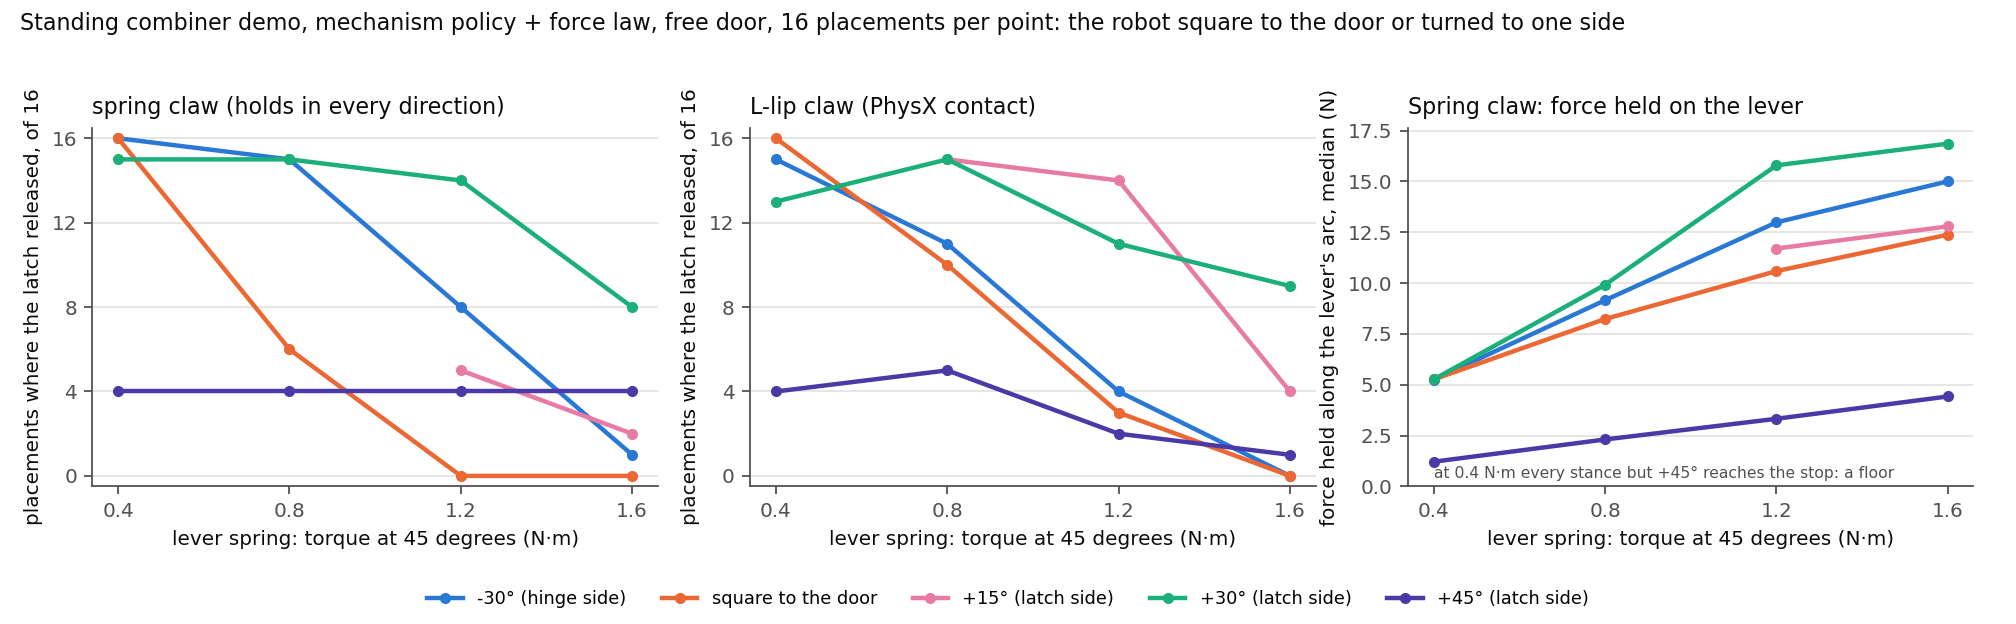

Write the Python code that produced this figure.
"""Where the robot stands against the combiner box: the lever turn from the door's normal and from either side.

Reads the recorded demo runs (`results/week_02/runs/<id>/summary.json`), so it redraws from the record
without a simulator. Week 2 log, 2026-09-25, "Standing to the side of the box".

    python3 results/week_02/figures/combiner_stance_sweep.py     # -> combiner_stance_sweep.png, combiner_stance_door.png
"""
from __future__ import annotations

import json
from pathlib import Path

import matplotlib

matplotlib.use("Agg")
import matplotlib.pyplot as plt  # noqa: E402

HERE = Path(__file__).resolve().parent
RUNS = HERE.parent / "runs"
SERIES = ("#2a78d6", "#eb6834", "#1baf7a", "#4a3aa7", "#e87ba4")
INK, MUTED, GRID = "#0b0b0b", "#52514e", "#e4e3df"
TORQUES = ("0.4", "0.8", "1.2", "1.6")
#: (stance in degrees, run-name tag, colour slot). Positive: the latch side, where the lever's turn draws the
#: handle toward the robot; negative: the hinge side.
STANCES = ((-30, "m30", 0), (0, "p0", 1), (15, "p15", 4), (30, "p30", 2), (45, "p45", 3))
CLAWS = (("spring", "spring claw (holds in every direction)"), ("lips", "L-lip claw (PhysX contact)"))
#: The lever spring (demos/combiner/geometry.py): linear from a rest 15 degrees below the stop, sized by its torque
#: at 45 degrees; the claw's hook on the lever for each claw model (run_demo.py MECH_LEVER_GRASP_*).
REST_DEG, REFERENCE_DEG, STOP_DEG = -15.0, 45.0, 60.0
HOOK_M = {"spring": 0.095, "lips": 0.080}


def run_dir(tag: str, torque: str, claw: str) -> Path | None:
    matches = sorted(RUNS.glob(f"*_st{tag}_lev{torque}_{claw}"))
    return matches[-1] if matches else None


def summary(path: Path) -> dict:
    return json.loads((path / "summary.json").read_text())


def lever_force_n(torque_45: float, handle_deg: float, claw: str) -> float:
    """Force along the lever's arc at the hook that holds the spring at `handle_deg` (the lever's own 0.03 N·m ignored)."""
    angle = min(handle_deg, STOP_DEG)
    return torque_45 * (angle - REST_DEG) / (REFERENCE_DEG - REST_DEG) / HOOK_M[claw]


#: The stiff-door check: lip claw, lever 0.4 N·m, a door closer, by stance. Square is the overbite sweep's runs.
DOOR_STANCES = ((-30, "stm30_door{door}_lips"), (-15, "stm15_door{door}_lips"), (0, "seed1_door{door}_olaw"),
                (15, "stp15_door{door}_lips"), (30, "stp30_door{door}_lips"))
DOORS = ((12, 0), (16, 3))


def door_figure() -> None:
    fig, axes = plt.subplots(1, 3, figsize=(12.6, 3.6))
    for door, slot in DOORS:
        rows = [summary(sorted(RUNS.glob("*_" + pattern.format(door=door)))[-1])["summary"]
                for _, pattern in DOOR_STANCES]
        stances = [stance for stance, _ in DOOR_STANCES]
        style = {"color": SERIES[slot], "lw": 2, "marker": "o", "ms": 4}
        axes[0].plot(stances, [r["successes"] for r in rows], label=f"door closer {door} N·m", **style)
        axes[1].plot(stances, [r["max_door_deg_median"] for r in rows], **style)
        axes[2].plot(stances, [r["claw_lost"] for r in rows], **style)
    for ax, title, label in ((axes[0], "Opened", "placements opened (door past 30 deg), of 16"),
                             (axes[1], "How far the door opened", "largest door angle, median (deg)"),
                             (axes[2], "How often the claw lost the lever", "attempts where the bar left the claw, of 16")):
        ax.set_title(title, fontsize=10, color=INK, loc="left")
        ax.set_ylabel(label)
        ax.set_xlabel("stance (deg): − hinge side, + latch side")
        ax.set_xticks([stance for stance, _ in DOOR_STANCES])
        ax.grid(axis="y", color=GRID, lw=0.8)
    for ax in (axes[0], axes[2]):
        ax.set_ylim(-0.5, 16.5)
        ax.set_yticks((0, 4, 8, 12, 16))
    axes[1].axhline(30.0, color=MUTED, lw=1, ls=":")
    fig.suptitle("Stiff doors by stance: L-lip claw, mechanism policy + force law, lever 0.4 N·m, 16 placements per "
                 "point", fontsize=10, color=INK, x=0.01, ha="left")
    handles, labels = axes[0].get_legend_handles_labels()
    fig.tight_layout(rect=(0, 0.08, 1, 0.95))
    fig.legend(handles, labels, loc="lower center", ncol=len(labels), frameon=False, fontsize=8)
    fig.savefig(HERE / "combiner_stance_door.png", dpi=160)


def main() -> None:
    plt.rcParams.update({"font.size": 9, "axes.edgecolor": MUTED, "axes.labelcolor": INK, "xtick.color": MUTED,
                         "ytick.color": MUTED, "axes.spines.top": False, "axes.spines.right": False})
    fig, axes = plt.subplots(1, 3, figsize=(12.6, 3.9))
    x = [float(t) for t in TORQUES]
    for panel, (claw, title) in enumerate(CLAWS):
        ax = axes[panel]
        for stance, tag, slot in STANCES:
            points = [(float(t), summary(path)["summary"]["latch_released"])
                      for t in TORQUES if (path := run_dir(tag, t, claw))]
            ax.plot(*zip(*points), color=SERIES[slot], lw=2, marker="o", ms=4, label="square to the door" if stance == 0 else f"{stance:+d}° ({'latch' if stance > 0 else 'hinge'} side)")
        ax.set_ylim(-0.5, 16.5)
        ax.set_yticks((0, 4, 8, 12, 16))
        ax.set_ylabel("placements where the latch released, of 16")
        ax.set_title(title, fontsize=10, color=INK, loc="left")
        ax.set_xlabel("lever spring: torque at 45 degrees (N·m)")
        ax.set_xticks(x)
        ax.grid(axis="y", color=GRID, lw=0.8)
    # The force the policy held along the lever's arc: the spring's torque at the angle reached, per attempt.
    ax = axes[2]
    for stance, tag, slot in STANCES:
        points = []
        for t in TORQUES:
            if (path := run_dir(tag, t, "spring")) is None:
                continue
            angles = sorted(a.get("max_handle_deg", 0.0) for a in summary(path)["attempts"])
            points.append((float(t), lever_force_n(float(t), angles[len(angles) // 2], "spring")))
        ax.plot(*zip(*points), color=SERIES[slot], lw=2, marker="o", ms=4)
    ax.set_ylabel("force held along the lever's arc, median (N)")
    ax.set_title("Spring claw: force held on the lever", fontsize=10, color=INK, loc="left")
    ax.annotate("at 0.4 N·m every stance but +45° reaches the stop: a floor", (0.4, 0.4), color=MUTED, fontsize=7)
    ax.set_xlabel("lever spring: torque at 45 degrees (N·m)")
    ax.set_xticks(x)
    ax.set_ylim(bottom=0)
    ax.grid(axis="y", color=GRID, lw=0.8)
    fig.suptitle("Standing combiner demo, mechanism policy + force law, free door, 16 placements per point: the robot "
                 "square to the door or turned to one side", fontsize=10, color=INK, x=0.01, ha="left")
    handles, labels = axes[0].get_legend_handles_labels()
    fig.tight_layout(rect=(0, 0.08, 1, 0.95))
    fig.legend(handles, labels, loc="lower center", ncol=len(labels), frameon=False, fontsize=8)
    fig.savefig(HERE / "combiner_stance_sweep.png", dpi=160)
    door_figure()


if __name__ == "__main__":
    main()
